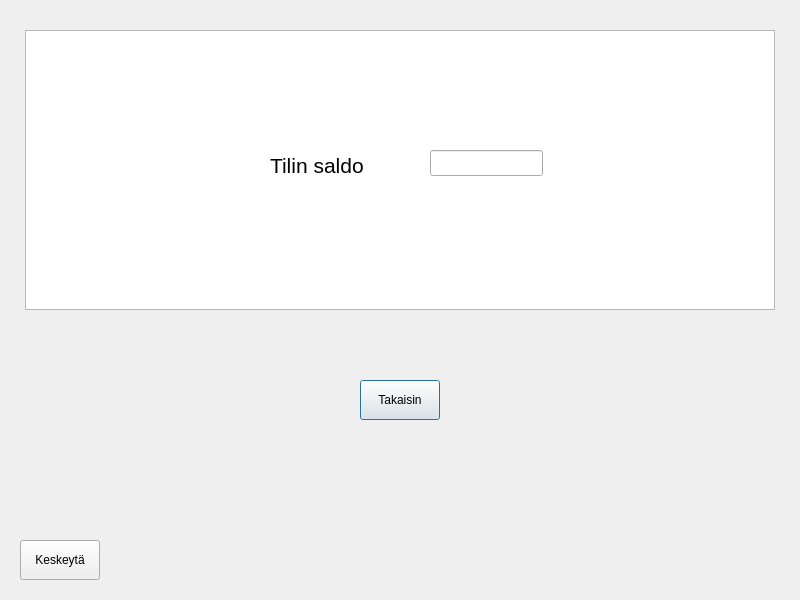
<?xml version="1.0" encoding="UTF-8"?>
<ui version="4.0">
 <class>Saldo</class>
 <widget class="QDialog" name="Saldo">
  <property name="geometry">
   <rect>
    <x>0</x>
    <y>0</y>
    <width>800</width>
    <height>600</height>
   </rect>
  </property>
  <property name="windowTitle">
   <string>Dialog</string>
  </property>
  <widget class="QPushButton" name="Lopeta">
   <property name="geometry">
    <rect>
     <x>360</x>
     <y>380</y>
     <width>80</width>
     <height>40</height>
    </rect>
   </property>
   <property name="text">
    <string>Takaisin</string>
   </property>
  </widget>
  <widget class="QLabel" name="label">
   <property name="geometry">
    <rect>
     <x>270</x>
     <y>150</y>
     <width>131</width>
     <height>31</height>
    </rect>
   </property>
   <property name="font">
    <font>
     <pointsize>16</pointsize>
    </font>
   </property>
   <property name="text">
    <string>Tilin saldo</string>
   </property>
  </widget>
  <widget class="QLineEdit" name="lineEdit">
   <property name="geometry">
    <rect>
     <x>430</x>
     <y>150</y>
     <width>113</width>
     <height>26</height>
    </rect>
   </property>
   <property name="font">
    <font>
     <pointsize>16</pointsize>
    </font>
   </property>
  </widget>
  <widget class="QPushButton" name="btnQuit">
   <property name="geometry">
    <rect>
     <x>20</x>
     <y>540</y>
     <width>80</width>
     <height>40</height>
    </rect>
   </property>
   <property name="text">
    <string>Keskeytä</string>
   </property>
  </widget>
  <widget class="QTextBrowser" name="textBrowser">
   <property name="geometry">
    <rect>
     <x>25</x>
     <y>30</y>
     <width>750</width>
     <height>280</height>
    </rect>
   </property>
  </widget>
  <zorder>textBrowser</zorder>
  <zorder>Lopeta</zorder>
  <zorder>label</zorder>
  <zorder>lineEdit</zorder>
  <zorder>btnQuit</zorder>
 </widget>
 <resources/>
 <connections/>
</ui>
